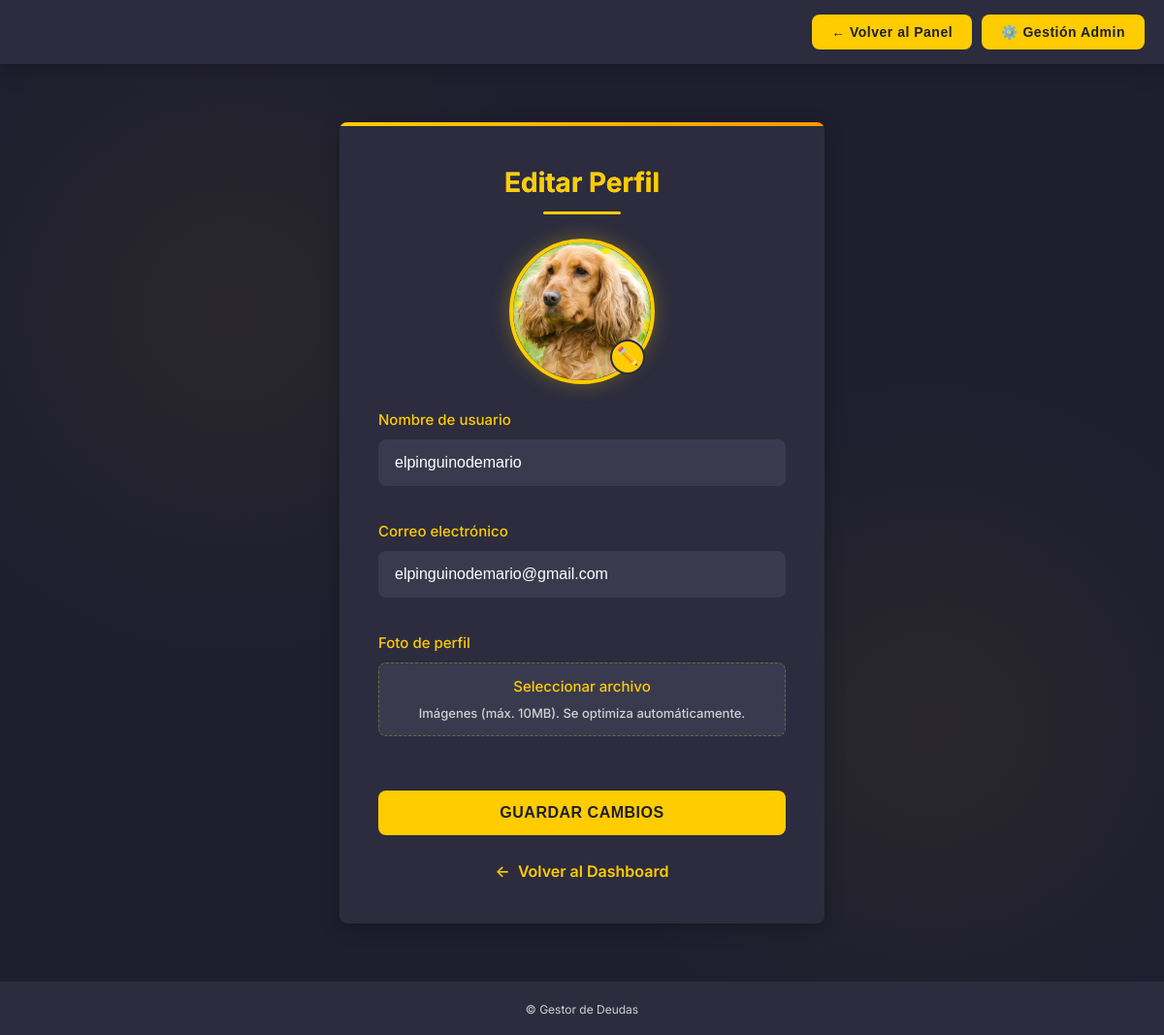
Screenshot of /perfil (signed in) with the database file from the repository.
### app.py (models this page shows)
class Usuario(db.Model):
    id = db.Column(db.Integer, primary_key=True)
    nick = db.Column(db.String(50), unique=True, nullable=False)
    email = db.Column(db.String(120), unique=True, nullable=False)
    password_hash = db.Column(db.String(255), nullable=False)
    imagen = db.Column(db.String(200), default='default.jpg')
    amigos = db.relationship('Amistad', backref='usuario', lazy=True)
    role = db.Column(db.String(20), nullable=False, default='user')
    aprobado = db.Column(db.Boolean, nullable=False, default=False)
    reset_password_hash = db.Column(db.String(255), nullable=True, default=None)
    reset_requested_at = db.Column(db.DateTime, nullable=True, default=None)

### app.py (the view, shortened to what this page needs)
@app.route('/perfil', methods=['GET', 'POST'])
@login_required
def perfil():
    usuario = obtener_usuario_actual()
    return render_template('perfil.html', usuario=usuario)

### app.py (called while the page is built)
@app.before_request
def log_request():
    ct = request.headers.get('Content-Type')
    cl = request.headers.get('Content-Length')
    try:
        files_keys = list(request.files.keys())
        form_keys = list(request.form.keys())
    except Exception:
        files_keys, form_keys = [], []
    app.logger.debug(f"[REQ] {request.method} {request.path} CT={ct} CL={cl} files={files_keys} form_keys={form_keys}")

def obtener_usuario_actual():
    uid = session.get('usuario_id')
    if not uid:
        return None
    return Usuario.query.get(uid)

def login_required(f):
    @wraps(f)
    def wrapper(*args, **kwargs):
        uid = session.get('usuario_id')
        if not uid:
            flash('Debes iniciar sesión', 'error')
            return redirect(url_for('login'))
        u = Usuario.query.get(uid)
        if not u:
            session.clear()
            flash('Tu sesión no es válida. Inicia sesión de nuevo.', 'error')
            return redirect(url_for('login'))
        return f(*args, **kwargs)
    return wrapper

@app.context_processor
def inyectar_usuario_contexto():
    u = obtener_usuario_actual()
    return {
        'usuario_actual': u,
        'es_admin': (u is not None and u.role == 'admin')
    }

### templates/perfil.html (shortened to what this page needs)
{% extends "base.html" %}
{% block content %}
<div class="perfil-container">
  <h1>Editar Perfil</h1>
  <div class="avatar-container">
    <img id="avatarPreview" src="{{ url_for('static', filename='perfiles/' + usuario.imagen) }}?v={{ usuario.imagen }}" alt="Foto de perfil">
    <label for="imagen" class="avatar-edit-icon" title="Cambiar foto">✏️</label>
  </div>
  <form id="perfilForm" action="{{ url_for('perfil') }}" method="post" class="perfil-form" enctype="multipart/form-data" novalidate>
    <div class="form-group">
      <label for="nick">Nombre de usuario</label>
      <input type="text" id="nick" name="nick" value="{{ usuario.nick }}" required>
    </div>
    <div class="form-group">
      <label for="email">Correo electrónico</label>
      <input type="email" id="email" name="email" value="{{ usuario.email }}" required>
    </div>
    <div class="form-group">
      <label for="imagen">Foto de perfil</label>
      <div class="file-input-container">
        <label for="imagen" class="file-input-label">
          Seleccionar archivo
          <span>Imágenes (máx. 10MB). Se optimiza automáticamente.</span>
        </label>
      </div>
    </div>
    <button type="submit">Guardar Cambios</button>
  </form>
  <a href="{{ url_for('dashboard') }}" class="volver-btn">
    <span>←</span> Volver al Dashboard
  </a>
</div>
{% endblock %}

### static/style.css (style rules this page uses)
:root { --bg-primary: #1e1e2f; --bg-secondary: #2c2c3e; --bg-tertiary: #3a3a4f; --text-primary: #ffffff; --text-secondary: #d1d1d1; --accent-color: #ffcc00; --accent-hover: #e6b800; --border-soft: rgba(255,255,255,0.08); --border-radius: 12px; --box-shadow: 0 4px 20px rgba(0, 0, 0, 0.25); --transition: all 0.3s cubic-bezier(0.25, 0.8, 0.25, 1); --ok: #2e7d32; --danger: #e53935; --warn: #b08800; }
*, *::before, *::after { box-sizing: border-box; }
html, body { height: 100%; }
body { margin: 0; font-family: 'Inter', -apple-system, BlinkMacSystemFont, 'Segoe UI', Roboto, Oxygen, Ubuntu, Cantarell, sans-serif; background-color: var(--bg-primary); color: var(--text-primary); display: flex; justify-content: center; align-items: center; min-height: 100vh; padding: 20px; line-height: 1.6; background-image: radial-gradient(circle at 25% 25%, rgba(255, 204, 0, 0.05) 0%, transparent 50%), radial-gradient(circle at 75% 75%, rgba(255, 204, 0, 0.05) 0%, transparent 50%); }
body:has(> header + main.main-container + footer) { display: flex; flex-direction: column; align-items: stretch; justify-content: flex-start; min-height: 100vh; padding: 0; }
a { color: var(--accent-color); text-decoration: none; outline: none; }
img { max-width: 100%; height: auto; display: block; }
h1, h2, h3 { color: var(--accent-color); margin: 0 0 20px; font-weight: 700; }
h1 { font-size: 2.5rem; background: linear-gradient(90deg, var(--text-primary), var(--accent-color)); -webkit-background-clip: text; background-clip: text; color: transparent; position: relative; display: inline-block; }
h1::after { content: ""; position: absolute; bottom: -10px; left: 50%; transform: translateX(-50%); width: 80px; height: 3px; background-color: var(--accent-color); border-radius: 3px; }
form { display: flex; flex-direction: column; width: 100%; }
input, textarea, select { margin-bottom: 15px; padding: 12px 14px; border: 1px solid var(--border-soft); border-radius: 12px; background-color: var(--bg-tertiary); color: var(--text-primary); font-size: 1rem; transition: var(--transition); }
input::placeholder, textarea::placeholder { color: var(--text-secondary); opacity: .8; }
input[type="submit"], button { background-color: var(--accent-color); color: var(--bg-primary); border: none; padding: 12px 30px; border-radius: 25px; font-weight: 700; cursor: pointer; transition: var(--transition); font-size: 1rem; letter-spacing: .5px; min-width: 160px; display: inline-flex; align-items: center; justify-content: center; gap: 8px; }

### templates/base.html (style rules this page uses)
:root { --bg-primary: #1e1e2f; --bg-secondary: #2c2c3e; --bg-tertiary: #3a3a4f; --accent-color: #ffcc00; --accent-hover: #e6b800; --text-primary: #ffffff; --text-secondary: #d1d1d1; --border-radius: 8px; --box-shadow: 0 4px 20px rgba(0,0,0,0.25); --transition: all 0.3s cubic-bezier(0.25, 0.8, 0.25, 1); --error-color: #ff4d4d; --success-color: #4caf50; }
* { box-sizing: border-box; margin: 0; padding: 0; }
body { font-family: 'Inter', -apple-system, BlinkMacSystemFont, 'Segoe UI', Roboto, Oxygen, Ubuntu, Cantarell, sans-serif; background-color: var(--bg-primary); color: var(--text-primary); min-height: 100vh; line-height: 1.6; display: flex; flex-direction: column; background-image: radial-gradient(circle at 20% 30%, rgba(255, 204, 0, 0.05) 0%, transparent 30%), radial-gradient(circle at 80% 70%, rgba(255, 204, 0, 0.05) 0%, transparent 30%); }

### rows the page displays
Usuario: imagen (placeholder picture), nick "elpinguinodemario", email "elpinguinodemario@gmail.com"
